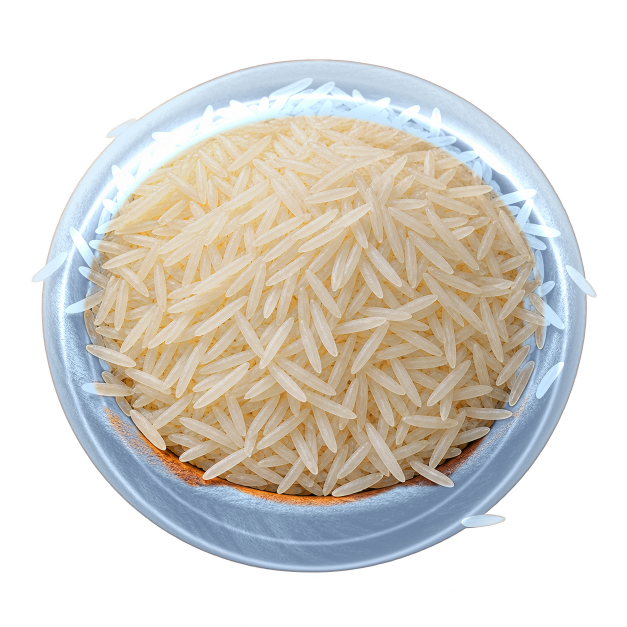
#> input picture scratch/rice_glass.png, 1254 x 1254 px, found by its file name (shown at 1/2 size)
$ python make_preview.py
#> lines starting #> are read from the running program, lines starting #| are printed output that depends on the picture
import numpy as np
from PIL import Image

def hex_to_rgb(hex_str):
    hex_str = hex_str.lstrip('#')
    return [int(hex_str[i:i+2], 16) for i in (0, 2, 4)]

panels = [
    ('Basmati Rice (Crystal Glass Bowl)', 'scratch/rice_glass.png', '#142e61'),
    ('Estate Coffee (Glazed Porcelain Bowl)', 'scratch/coffee_porcelain.png', '#754832'),
    ('Royal Dry Fruits (Burnished Copper Bowl)', 'scratch/dryfruit_copper.png', '#3e164f'),
    ('Refined Sugar (Crystal Glass Bowl)', 'scratch/sugar_glass.png', '#516b3b'),
]

# Create a 2x2 grid, each panel 600x600
canvas = Image.new('RGB', (1200, 1200), (20, 20, 20))
#> canvas: PIL image 1200x1200 RGB; every value is 20

for idx, (title, img_path, bg_hex) in enumerate(panels):
    r, c = idx // 2, idx % 2
    x_off = c * 600
    y_off = r * 600

    bg_color = tuple(hex_to_rgb(bg_hex))
    panel_bg = Image.new('RGBA', (600, 600), bg_color + (255,))
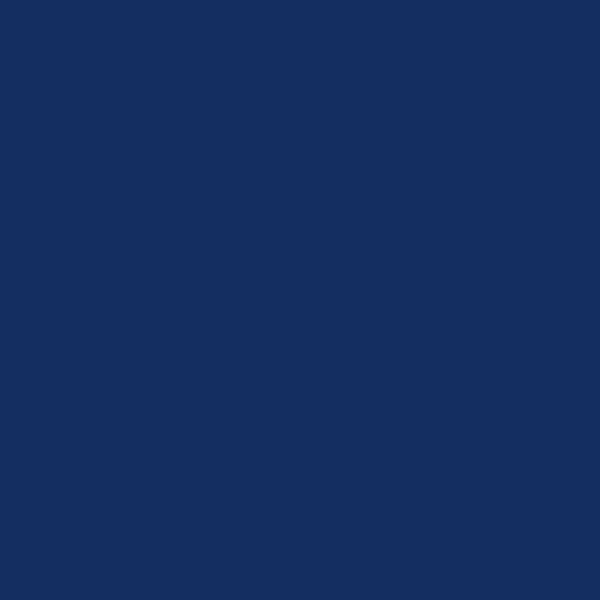
#> panel_bg: PIL image 600x600 RGBA; mean R, G, B, A 20, 46, 97, 255

    prod_img = Image.open(img_path).resize((540, 540), Image.Resampling.LANCZOS)
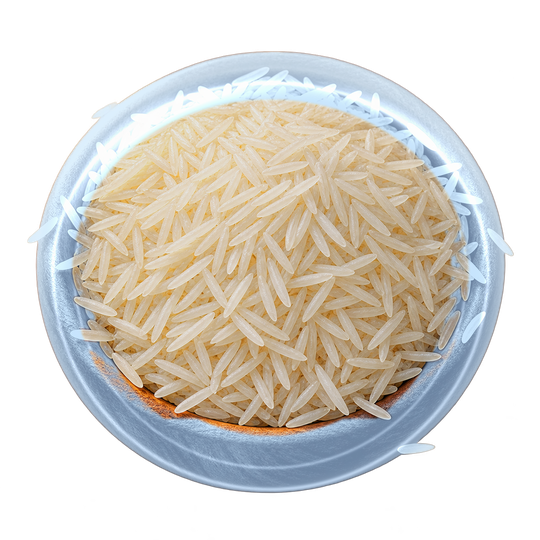
#> prod_img: PIL image 540x540 RGBA; mean R, G, B, A 107.5, 103.5, 95.9, 141.4; transparent parts drawn white
    panel_bg.paste(prod_img, (30, 30), prod_img)
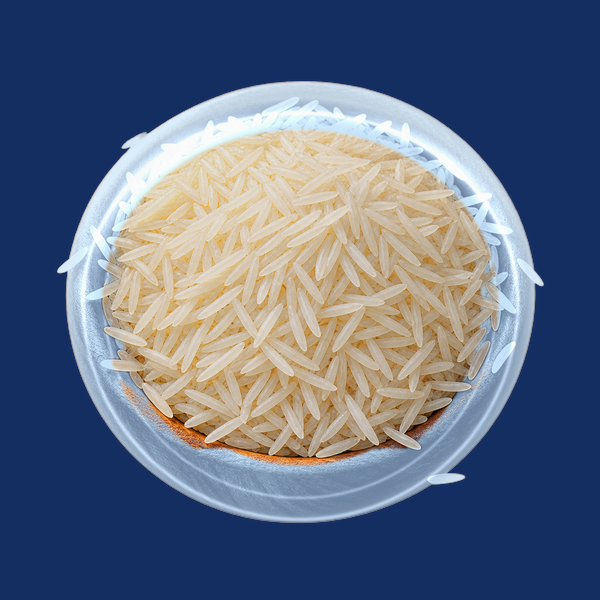
#> panel_bg: PIL image 600x600 RGBA; mean R, G, B, A 96.2, 107.4, 129.5, 253.6; transparent parts drawn white

    canvas.paste(panel_bg.convert('RGB'), (x_off, y_off))
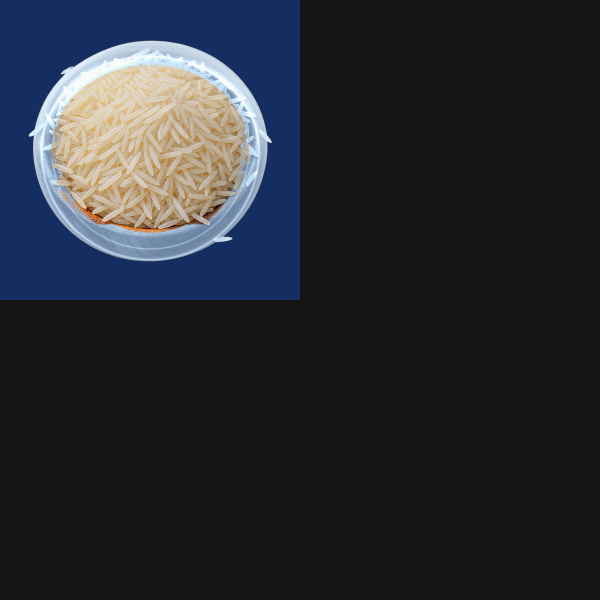
#> canvas: PIL image 1200x1200 RGB (shown at 1/2 size); mean R, G, B 39.1, 41.9, 47.4
#> (the run stopped early here; a loop or call above may not have finished)
